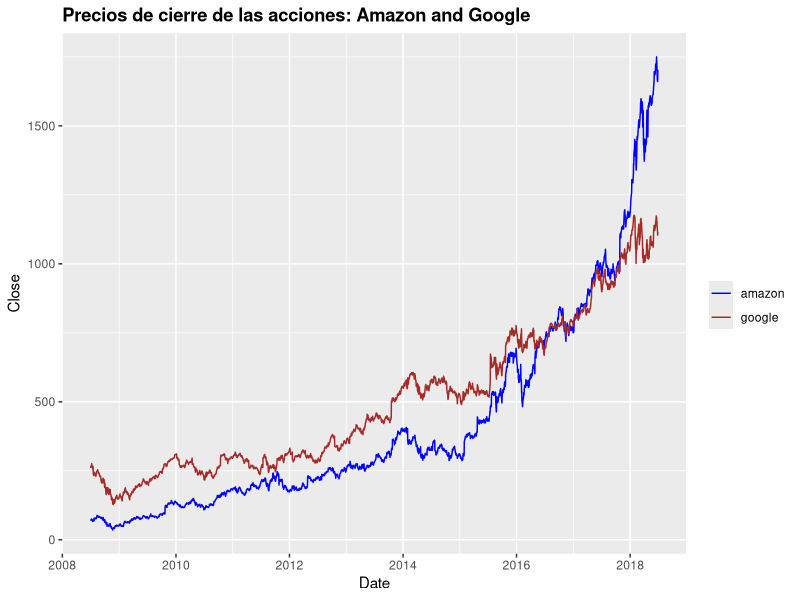
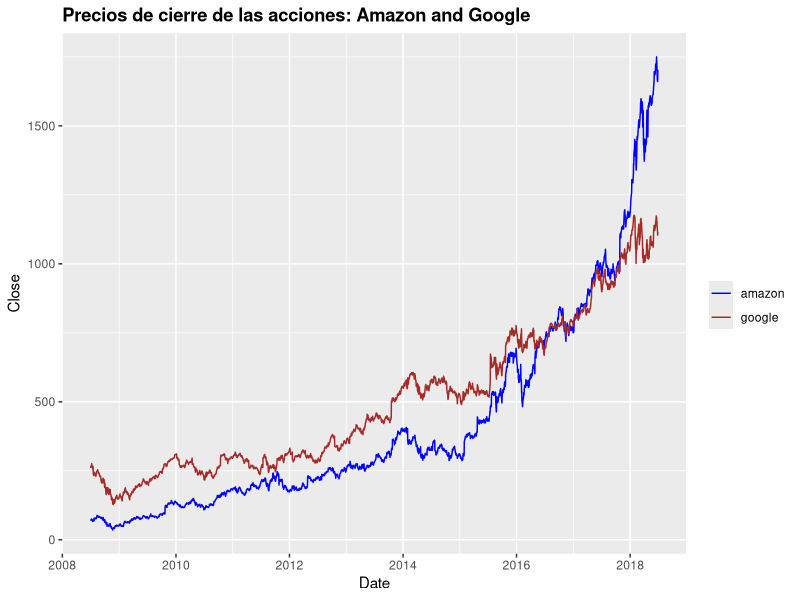

These figures' R source, in order:
#Analisis serie temporal
library(tidyverse)
library(ggthemes)


#Cargando los datos bajados de https://finance.yahoo.com/ 

AMZN <- read.csv("data/AMZN.csv")
GOOG <- read.csv("data/GOOG.csv")

#Convirtiendo los data set de fecha

AMZN$Date <- as.Date(AMZN$Date)
GOOG$Date <- as.Date(GOOG$Date)

AMZN %>% ggplot(aes(Date, Close)) + geom_line(aes(color="amazon")) +
  geom_line(data=GOOG,aes(color="google")) +
  labs(color="Legend") +
  scale_colour_manual("", breaks = c("amazon","google"),
                      values = c("blue", "brown")) +
  ggtitle("Precios de cierre de las acciones: Amazon and Google ") + 
  theme(plot.title = element_text(lineheight=.7, face="bold"))

ggsave("plots/cierre-google-amazon.png")


